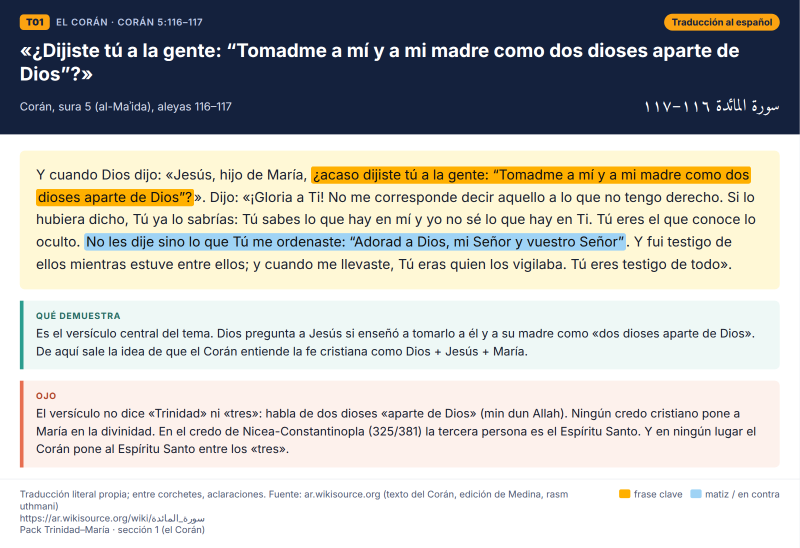
#> input picture trinidad-maria/capturas/T01_es.png, 1600 x 1096 px (shown at 1/2 size)
$ python -i genv.py   (imports and definitions only)
#> lines starting #> are read from the running program, lines starting #| are printed output that depends on the picture; after the words box and inside, x2 and y2 are one past the last pixel; in counts of white or black regions, pixels touching at a corner belong together
# -*- coding: utf-8 -*-
import json, re, html, os, glob
from PIL import Image, ImageChops
import importlib, os as _os
MOD=_os.environ.get('CARDMOD','vcards_data'); VAR=_os.environ.get('CARDVAR','VCARDS'); OUT=_os.environ.get('CARDOUT','vcards')
CARDS=getattr(importlib.import_module(MOD),VAR)
import sys
ONLY=sys.argv[1:]
specs = {}
man = {}
# [3 lines not run here, left out]

def trim(src, dst, pad=12):
#> called with src = '../T01_es.png', dst = 'out.png', pad = 12
    im = Image.open(src).convert('RGB')
#> im is the input picture: PIL image 1600x1096 RGB; mean R, G, B 187.8, 188.1, 184.4
    bg = Image.new('RGB', im.size, (255, 255, 255))
#> bg: PIL image 1600x1096 RGB; every value is 255
    diff = ImageChops.difference(im, bg).convert('L').point(lambda p: 255 if p > 18 else 0)
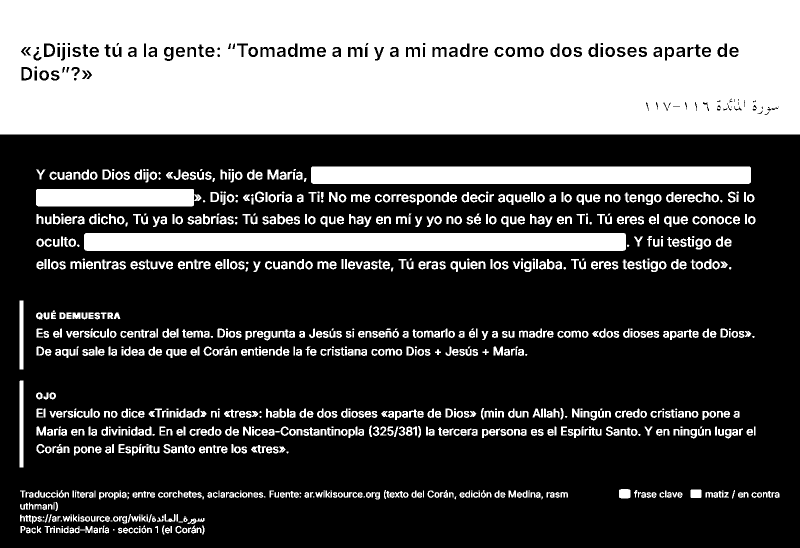
#> diff: PIL image 1600x1096 L (shown at 1/2 size); 34% white; 1078 white regions (130 under 20 px), largest, box (x1, y1, x2, y2) and area: (0, 0, 1600, 269) 413903, (168, 466, 1252, 502) 38996, (622, 333, 1502, 368) 30780
    bb = diff.getbbox()
#> bb = (0, 0, 1600, 1069)
    if bb:
        im = im.crop((max(0, bb[0]-pad), max(0, bb[1]-pad), min(im.width, bb[2]+pad), min(im.height, bb[3]+pad)))
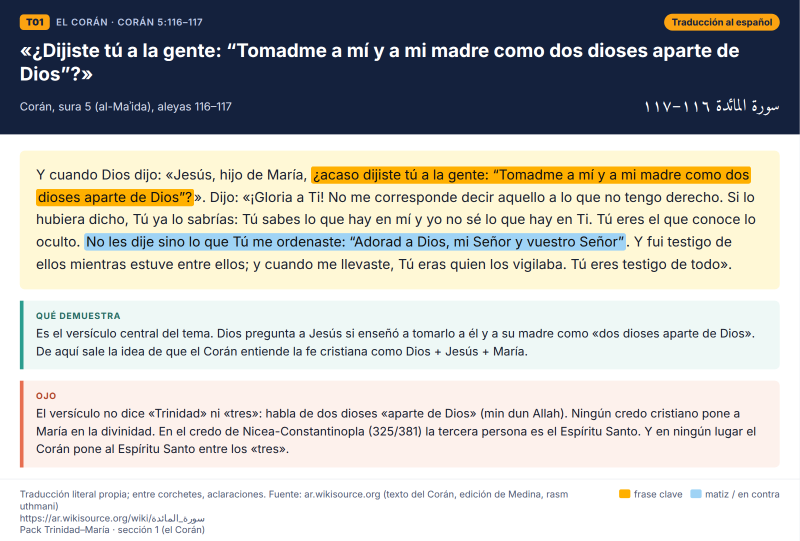
#> im: PIL image 1600x1081 RGB (shown at 1/2 size); mean R, G, B 186.8, 187.2, 183.5
    im.save(dst)
    return im.size

def marks(s):
    s = html.escape(s, quote=False).replace('&lt;br&gt;', '<br>')
    s = re.sub(r'\[\[k:(.+?)\]\]', r'<mark class="k">\1</mark>', s)
    s = re.sub(r'\[\[a:(.+?)\]\]', r'<mark class="a">\1</mark>', s)
    s = re.sub(r'([\u0600-\u06FF\uFB50-\uFDF9\uFE70-\uFEFF][\u0600-\u06FF\uFB50-\uFDF9\uFE70-\uFEFF ]*)', r'<bdi dir="rtl" lang="ar">\1</bdi>', s)
    return s

CSS = """
*{box-sizing:border-box;margin:0;padding:0}
body{background:#dfe4ec;font-family:'Inter',sans-serif;color:#1b2333;-webkit-font-smoothing:antialiased}
.card{width:1280px;background:#fff;margin:0 auto}
.hd{background:#14213d;color:#fff;padding:22px 32px 20px}
.row{display:flex;justify-content:space-between;align-items:center;gap:20px}
.badge{display:inline-flex;gap:10px;align-items:center;font-size:15px;letter-spacing:.06em;text-transform:uppercase;color:#b9c6e4;font-weight:600}
.sec{background:#e76f51;color:#fff;padding:2px 8px;border-radius:5px;letter-spacing:.02em;text-transform:none}
.pos{display:inline-block;margin-top:8px;background:#26365c;color:#ffd77a;padding:3px 10px;border-radius:6px;font-size:16px}
.badge b{background:#fca311;color:#14213d;padding:3px 10px;border-radius:6px;letter-spacing:.02em}
.kind{font-size:15px;font-weight:700;color:#14213d;background:#e5ecf8;padding:4px 12px;border-radius:999px}
.kind.es{background:#fca311}
h1{font-size:30px;line-height:1.25;font-weight:750;margin:14px 0 10px}
.ref{font-size:18px;color:#d5dcec}
.arref{font-family:'Amiri',serif;font-size:27px;direction:rtl;color:#fff;white-space:nowrap}
.bd{padding:26px 32px 18px}
.strip{display:flex;justify-content:flex-end;margin-bottom:14px}
.strip img{max-height:86px;border:1px solid #e3e7ee;border-radius:6px}
.seg{border:1px solid #d6dbe4;border-radius:8px;overflow:hidden;background:#fff}
.seg img{display:block;width:100%}
.gap{text-align:center;color:#8a93a6;font-size:22px;margin:8px 0;letter-spacing:.2em}
.tr{background:#fff8d6;border-radius:8px;padding:22px 26px;font-size:22px;line-height:1.62}
.tr p+p{margin-top:12px}
mark{border-radius:4px;padding:1px 3px;color:#111;-webkit-box-decoration-break:clone;box-decoration-break:clone}
mark.k{background:#ffb000}
mark.a{background:#9fd3f5}
bdi[lang=ar]{font-family:'Amiri',serif;font-size:1.12em}
.box{margin-top:18px;border-left:6px solid #2a9d8f;background:#eef8f6;padding:14px 20px;border-radius:0 8px 8px 0;font-size:19px;line-height:1.5}
.box.ojo{border-color:#e76f51;background:#fdf1ec}
.box h3{font-size:14px;text-transform:uppercase;letter-spacing:.08em;margin-bottom:4px;color:#2a6f67}
.box.ojo h3{color:#b44a2f}
.ft{padding:14px 32px 20px;border-top:1px solid #e6e9ef;font-size:15px;color:#566079;display:flex;justify-content:space-between;gap:24px;align-items:flex-start}
.ft .u{max-width:900px;overflow-wrap:anywhere}
.lg{display:flex;gap:12px;flex-wrap:wrap;justify-content:flex-end;white-space:nowrap}
.lg span{display:inline-flex;align-items:center;gap:6px}
.lg i{display:inline-block;width:18px;height:14px;border-radius:3px}
"""

def legend(has_alt, es=False):
    items = []
    if not es: items.append('<span><i style="background:#fff0a0"></i>pasaje citado</span>')
    items.append('<span><i style="background:#ffb000"></i>frase clave</span>')
    if has_alt: items.append('<span><i style="background:#9fd3f5"></i>matiz / en contra</span>')
    return '<div class="lg">' + ''.join(items) + '</div>'

def header(c, kind):
    k = '<span class="kind es">Traducción al español</span>' if kind == 'es' else f'<span class="kind">Texto original en {c.get("lang","árabe")}</span>'
    sec = ' <span class="sec">fuente secundaria</span>' if c.get('secondary') else ''
    return f'''<div class="hd"><div class="row"><div class="badge"><b>{c["id"]}</b>{html.escape(c.get("tag") or (c["year"] + " · " + c["who"]) if c.get("year") else c.get("tag",""))}{sec}</div>{k}</div>
<h1>{html.escape(c["title"])}</h1>
<div class="row"><div class="ref">{html.escape(c["ref"])}{('<br><span class="pos">' + html.escape(c['chip']) + '</span>') if c.get('chip') else ''}</div><div class="arref">{c["ar_ref"]}</div></div></div>'''

def footer(c, has_alt, es=False):
    note = c.get('trnote', 'Traducción literal propia; entre corchetes, aclaraciones. ') if es else ''
    return f'''<div class="ft"><div class="u">{note}Fuente: {html.escape(c["site"])}<br>{html.escape(c["url"])}<br>{html.escape(c.get('uso',''))}</div>{legend(has_alt, es)}</div>'''

# [27 lines not run here, left out]

>>> result = trim('../T01_es.png', 'out.png')
#> result = (1600, 1081)

$ run again, on trinidad-maria/capturas/T27_es.png
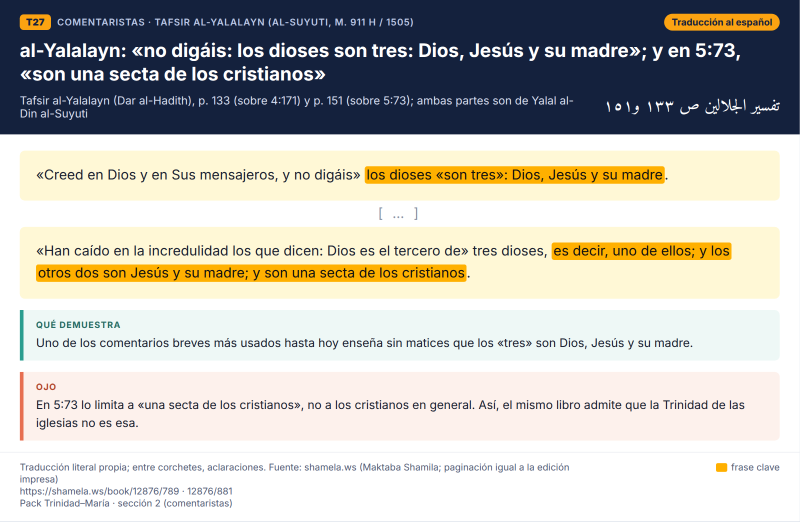
#> input picture trinidad-maria/capturas/T27_es.png, 1600 x 1044 px (shown at 1/2 size)
#> in trim, im is the input picture: PIL image 1600x1044 RGB; mean R, G, B 192.6, 191, 184.7
#> bg: PIL image 1600x1044 RGB; every value is 255
#> in trim, `diff = ImageChops.difference(im, bg).convert('L').point(lambda p: 255 ..`:
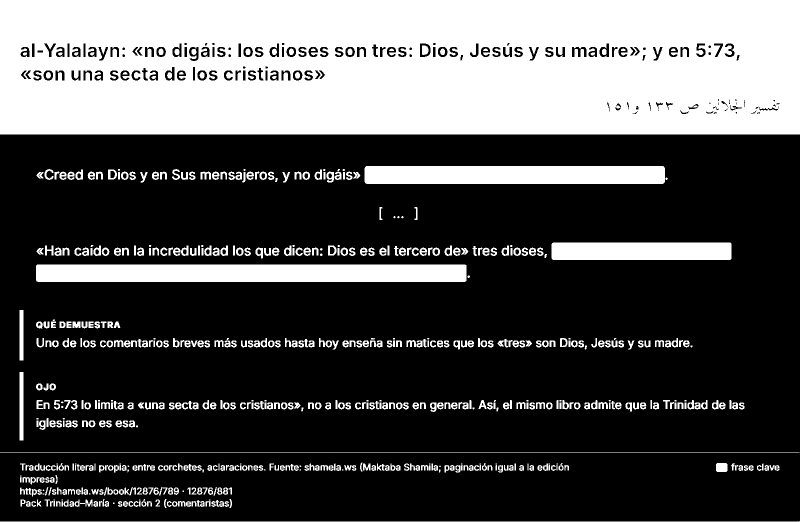
#> diff: PIL image 1600x1044 L (shown at 1/2 size); 31.9% white; 624 white regions (71 under 20 px), largest, box (x1, y1, x2, y2) and area: (0, 0, 1600, 269) 410310, (72, 529, 933, 564) 30121, (729, 332, 1330, 368) 21606
#> bb = (0, 0, 1600, 1044)

$ run again, on trinidad-maria/capturas/T11_ar.png
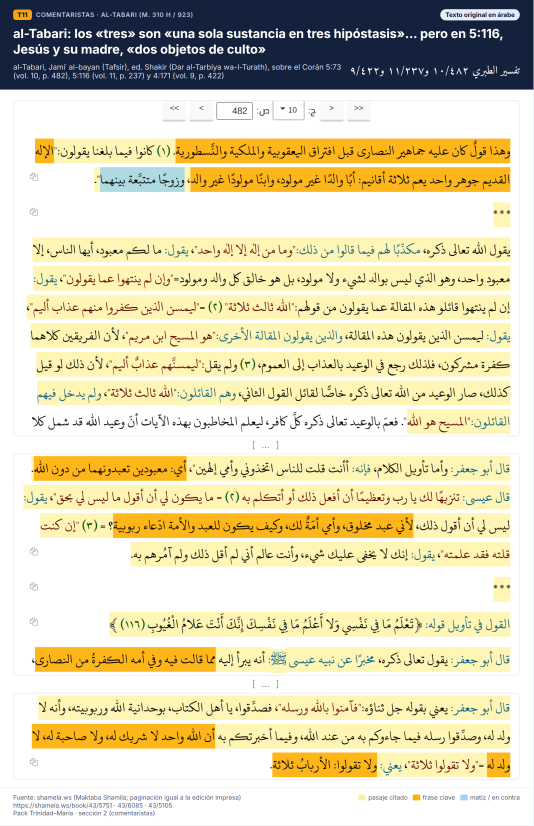
#> input picture trinidad-maria/capturas/T11_ar.png, 1600 x 2478 px (shown at 1/3 size)
#> in trim, im is the input picture: PIL image 1600x2478 RGB; mean R, G, B 223.3, 215.4, 184.9
#> bg: PIL image 1600x2478 RGB; every value is 255
#> in trim, `diff = ImageChops.difference(im, bg).convert('L').point(lambda p: 255 ..`:
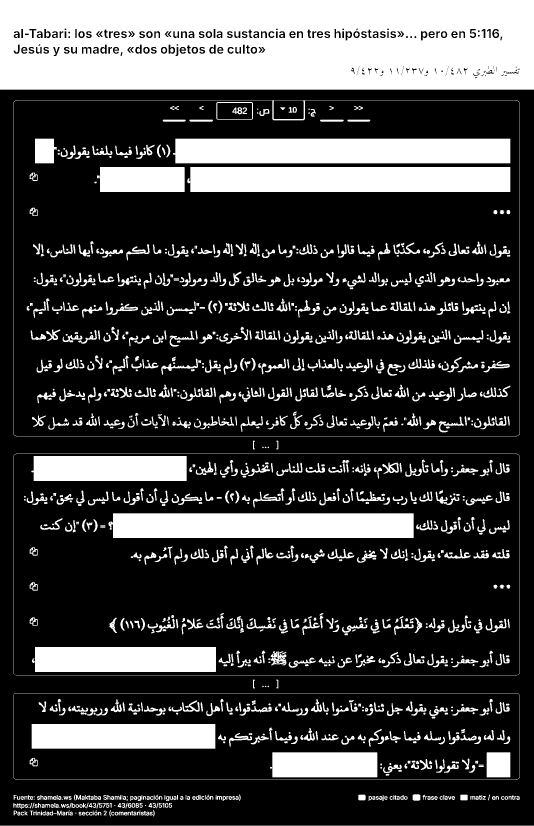
#> diff: PIL image 1600x2478 L (shown at 1/3 size); 25.6% white; 1371 white regions (35 under 20 px), largest, box (x1, y1, x2, y2) and area: (0, 0, 1600, 269) 408057, (519, 416, 1531, 490) 74402, (562, 501, 1531, 576) 72089
#> bb = (0, 0, 1600, 2478)
